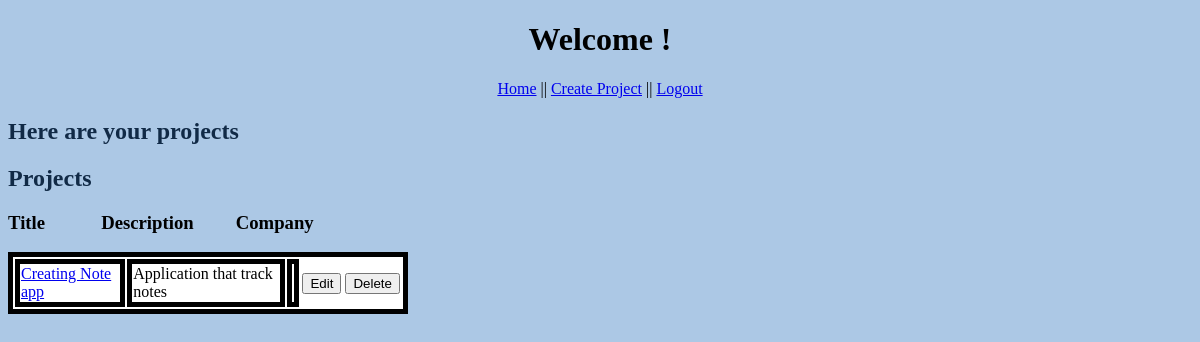
/notes (signed in), run on an earlier commit of the app's database.
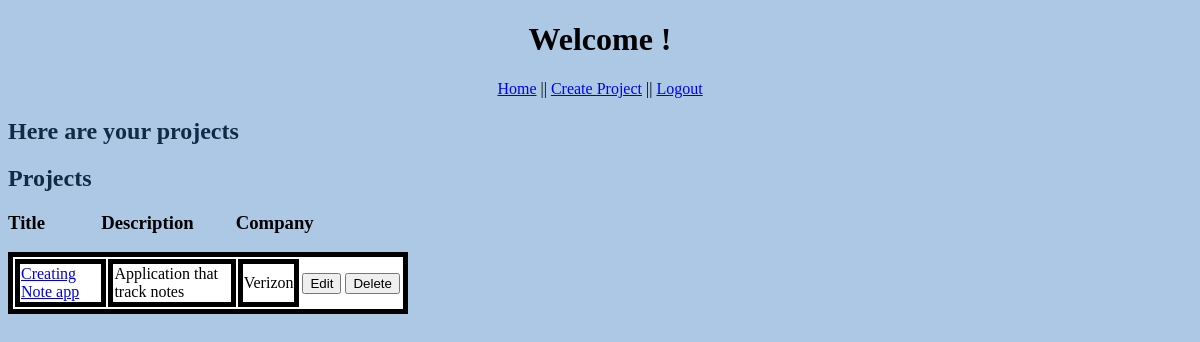
And on a later commit of the database.
### models.py (models this page shows, shortened)
class Project(db.Model):
    id = db.Column('id', db.Integer, primary_key = True)
    title = db.Column('title', db.String(200))
    detail = db.Column('detail', db.String(1000))
    company_name = db.Column('company_name', db.String(100))

### app.py (the view)
@app.route('/')
@app.route('/index')
@app.route('/notes') # can delete this later if needed
def index():
    if session.get('user'):
        projects = find_projects()
        return render_template("index.html", user=session['user'], user_projects=projects)
    return redirect(url_for('login'))

### models.py (called while the page is built)
def find_projects():
    return db.session.query(Project).all()

### templates/index.html (shortened to what this page needs)
<!DOCTYPE html>
<html lang="en">
    <head>
        <link rel="stylesheet" href="{{ url_for('static', filename='main.css')}}">
    </head>
    <body>
        <h1>Welcome {{user.username}}!</h1>
        <nav>
            <a href="{{ url_for('index') }}">Home</a> ||
            <a href="{{ url_for('new_project') }}">Create Project</a> ||
            <a href="{{ url_for('logout') }}">Logout</a>
        </nav>
        <h2>Here are your projects</h2>
        <h2>Projects</h2>
        <h3>
            Title&emsp;&emsp;&emsp;Description
            &emsp;&emsp;Company
        </h3>
        <div class="box">
            <table class="insideBox">
                {% for project in user_projects %}
                <tr>
                    <td class="tableRow"><a href="{{ url_for('get_project', project_id=project.id) }}">{{project.title}}</a></td>
                    <td class="tableRow">{{project.detail}}</a></td>
                    <td class="tableRow">{{project.company_name}}</a></td>
                    <td>
                        <form action="{{url_for('edit_project',project_id=project.id)}}" method = "get">
                            <input type="submit" value="Edit">
                        </form>
                    </td>
                    <td>
                        <form action="{{url_for('delete_project',project_id=project.id)}}" method = "post">
                            <input type="submit" value="Delete">
                        </form>
                    </td>
                </tr>
                {% endfor %}
            </table>
        </div>
    </body>
</html>

### static/main.css (style rules this page uses)
h1 { color:black; text-align: center; }
h2 { color: #112A46; }
body { background:#ACC8E5; }
nav { text-align: center; }
.box { width: 100%; height: 500px; width: 25em; text-align: center; }
.insideBox { background-color: white; text-align: left; border: 5px solid; margin-bottom: 20px; }
.tableRow { border: 5px solid black; }

What changed in the data, as far as the page shows it:
changed Project "Creating Note app": company_name (not shown) → "Verizon"
